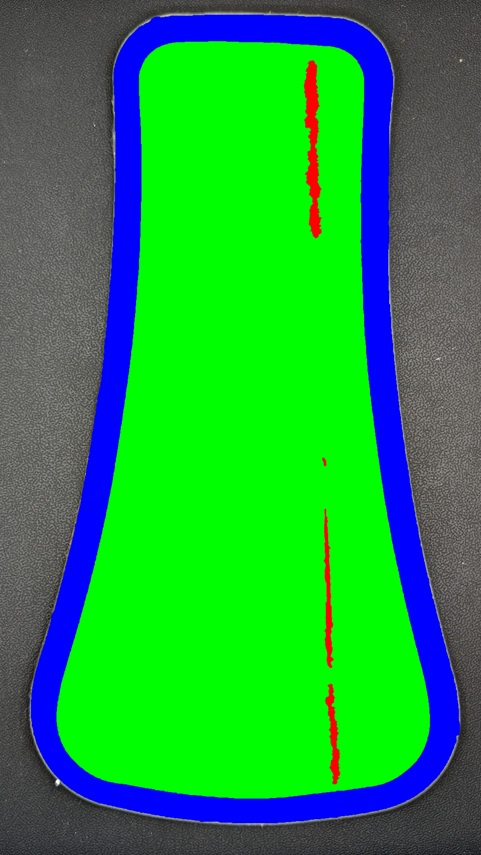
#> input picture test/hh0.jpg, 481 x 855 px, found by its file name
$ python random_forest.py   (older library calls are emulated)
#> lines starting #> are read from the running program, lines starting #| are printed output that depends on the picture; after the words box and inside, x2 and y2 are one past the last pixel; in counts of white or black regions, pixels touching at a corner belong together

import numpy as np
import cv2
import pandas as pd
from skimage.filters import roberts, sobel, scharr, prewitt
from sklearn.model_selection import train_test_split
from sklearn.preprocessing import LabelEncoder
from sklearn.ensemble import RandomForestClassifier


#import the training mask
#training mask should be labled using colours
#black = background , red = feature 0, green = feature 1, blue = feature 2
labeled_img = cv2.imread('test/Train_lables/hh0.jpg', cv2.IMREAD_COLOR)
#> labeled_img is the input picture: shape (855, 481, 3); mean B, G, R 66.1, 155.7, 34.6

#import the training image as colored image
imgColor= cv2.imread('test/Train_images/h1.jpg')
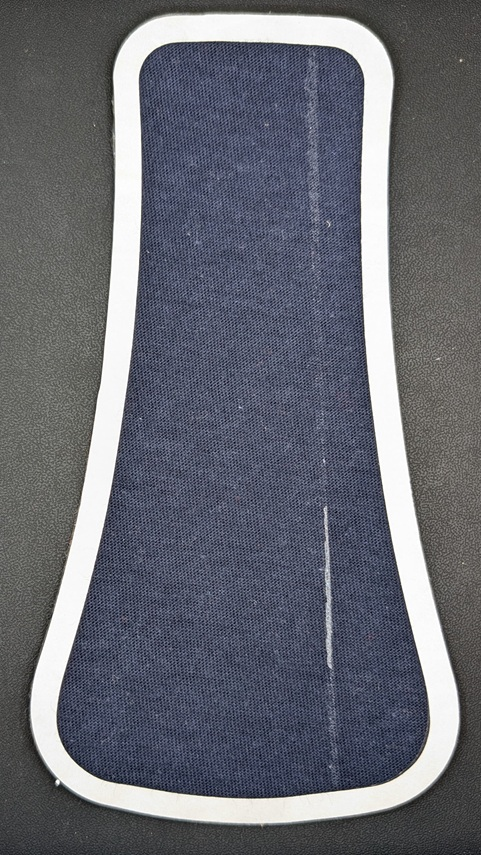
#> input picture test/Test_images/h1.jpg, 481 x 855 px, found by its file name
#> imgColor is the input picture: shape (855, 481, 3); mean B, G, R 113.4, 104.7, 102.4
#convert training image to grayscale
img = cv2.cvtColor(imgColor, cv2.COLOR_BGR2GRAY)
#show training image
cv2.imshow("original image", img)
#applying gaussian blur to reduce the details on fabric. Optional. May be removed when using multiple images to train
img = cv2.GaussianBlur(img, (9, 9), 0)
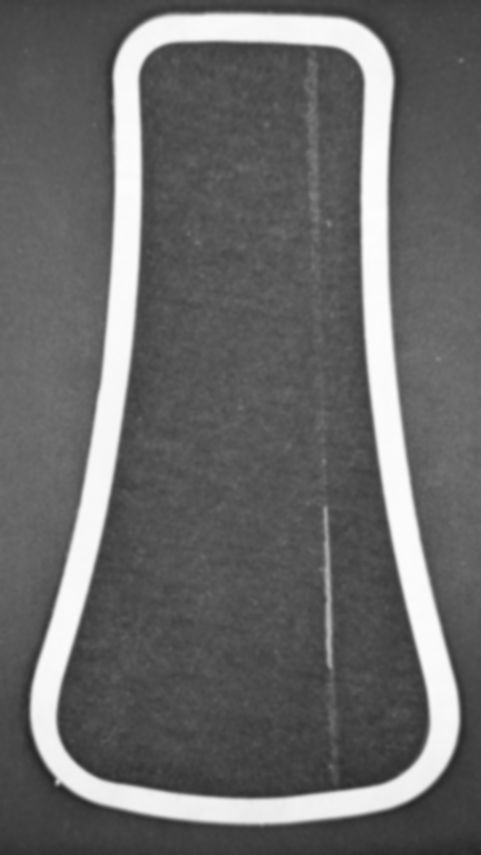
#> img: shape (855, 481); min 37, max 253, mean 105.1
#reshape  the training image to a column
img2 = img.reshape(-1)
#create a dataframe to store pixel data
df = pd.DataFrame()
#append the pixel data from the training image under the label Original Image
df['Original Image'] = img2
#print(df)


#Generating multiple gabor features
num = 1
kernels = []

#number of thetas
for theta in range(18,24):
    #calculating theta for each iteration. max 2pi
    theta = theta / 16. * np.pi
    #sigma values list
    for sigma in (1, 3, 5, 7, 9):
        #range of wavelengths. 0 to pi with increments of pi/4
        for lamda in np.arange(0, np.pi, np.pi / 4):
            #gamma values list
            for gamma in (0.05, 0.1, 0.5):
                #label for the gabor kernel
                gabor_label = 'Gabor' + str(num)
                #print(gabor_label)
                #kernal size
                ksize=30
                #generating gabor kernal with the specific values
                kernel = cv2.getGaborKernel((ksize, ksize), sigma, theta, lamda, gamma, 0, ktype=cv2.CV_32F)
                #append the new kernal to the kernals
                kernels.append(kernel)
                #apply the gabor kernal to the training image. fmg = filtered 2D image
                fimg = cv2.filter2D(img, cv2.CV_8UC3, kernel)
                #reshape the 2d filtered image to a column
                filtered_img = fimg.reshape(-1)
                #append the filtered image pixels to the data frame under the gabor kernal name
                df[gabor_label] = filtered_img
                #print parameters used in the gabor kernal
                print(gabor_label, ': theta=', theta, ': sigma=', sigma, ': lamda=', lamda, ': gamma=', gamma)
                num += 1
#> after the loop, kernels = 360 items; num = 361

#generate other filters for better feature extraction

print(df)
#apply canny
edges = cv2.Canny(img, 100,200)
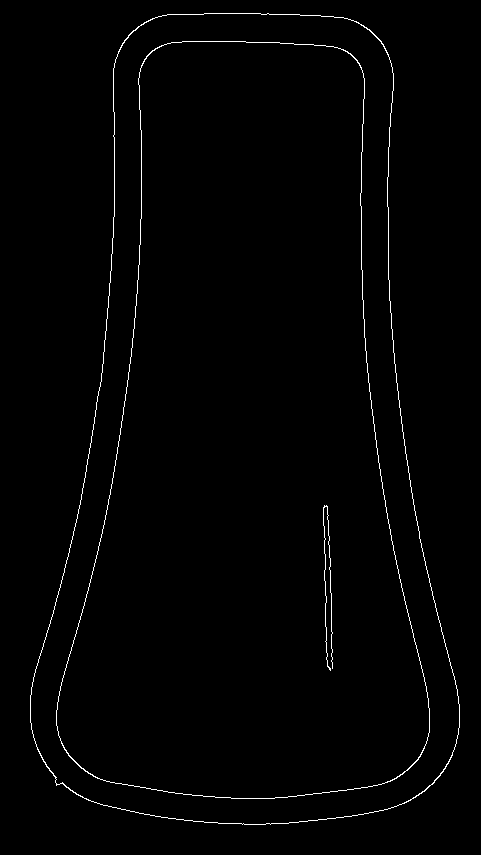
#> edges: shape (855, 481); 1.1% white in thin lines or dots, all inside (x1, y1, x2, y2) = (30, 13, 460, 825)
#reshape
edges1 = edges.reshape(-1)
#add to the dataframe
df['Canny Edge'] = edges1


#apply roberts edge
edge_roberts = roberts(img)
edge_roberts1 = edge_roberts.reshape(-1)
df['Roberts'] = edge_roberts1

#apply sobel
edge_sobel = sobel(img)
edge_sobel1 = edge_sobel.reshape(-1)
df['Sobel'] = edge_sobel1

#apply scharr
edge_scharr = scharr(img)
edge_scharr1 = edge_scharr.reshape(-1)
df['Scharr'] = edge_scharr1

#apply prewitt
edge_prewitt = prewitt(img)
edge_prewitt1 = edge_prewitt.reshape(-1)
df['Prewitt'] = edge_prewitt1

#apply gaussian with sigma=3
from scipy import ndimage as nd
gaussian_img = nd.gaussian_filter(img, sigma=3)
gaussian_img1 = gaussian_img.reshape(-1)
df['Gaussian s3'] = gaussian_img1

#apply gaussian with sigma=7
gaussian_img2 = nd.gaussian_filter(img, sigma=7)
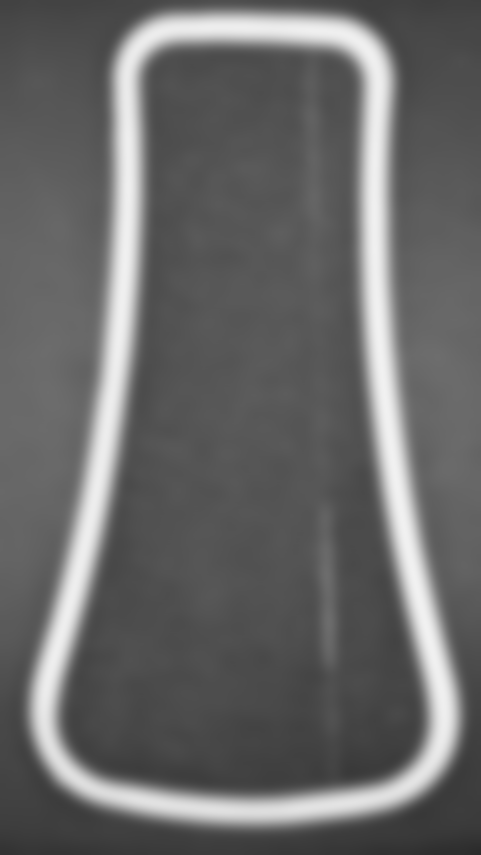
#> gaussian_img2: shape (855, 481); min 43, max 241, mean 104.1
gaussian_img3 = gaussian_img2.reshape(-1)
df['Gaussian s7'] = gaussian_img3

#apply median with sigma=3
median_img = nd.median_filter(img, size=3)
median_img1 = median_img.reshape(-1)
df['Median s3'] = median_img1


# [12 lines of commented-out code are left out]
cv2.imshow("labeled_img", labeled_img)


#create an empty numpy array for the output image with the same dimensions as the input
output_image = np.zeros((labeled_img.shape[0], labeled_img.shape[1]), dtype=np.uint8)

#extract the colour channels of the labeled image
blue_channel = labeled_img[:, :, 0]
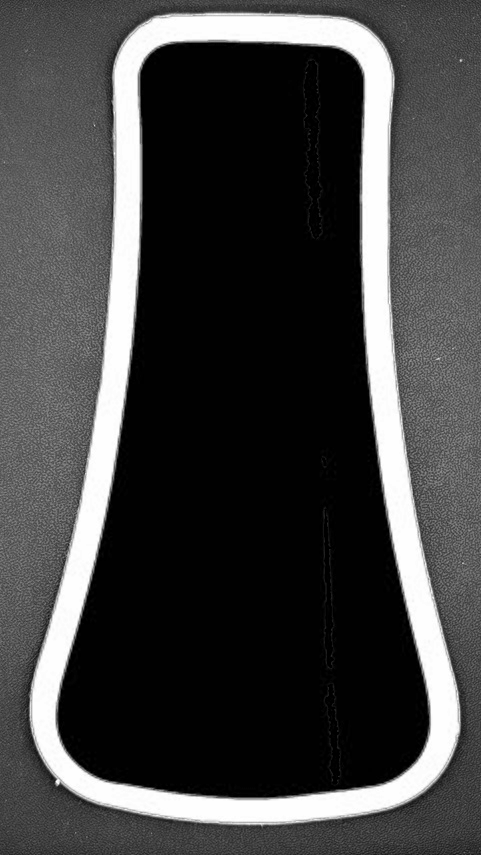
#> blue_channel: shape (855, 481); min 0, max 255, mean 66.1
green_channel = labeled_img[:, :, 1]
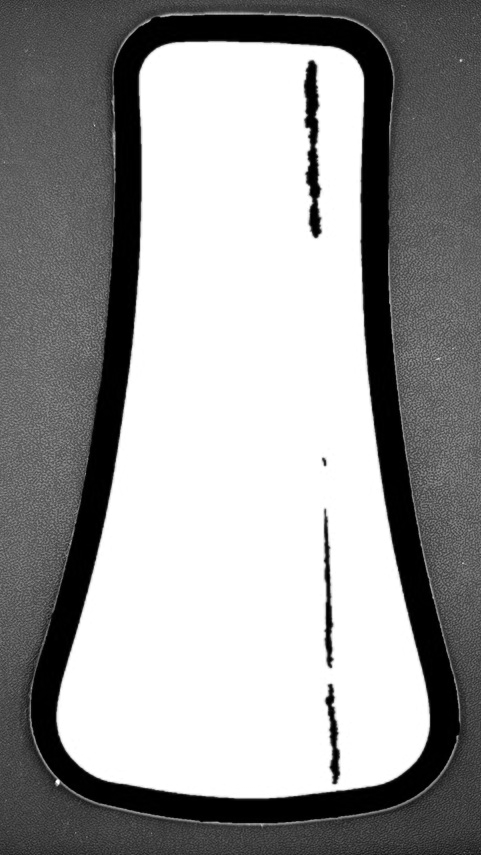
#> green_channel: shape (855, 481); min 0, max 255, mean 155.7
red_channel = labeled_img[:, :, 2]
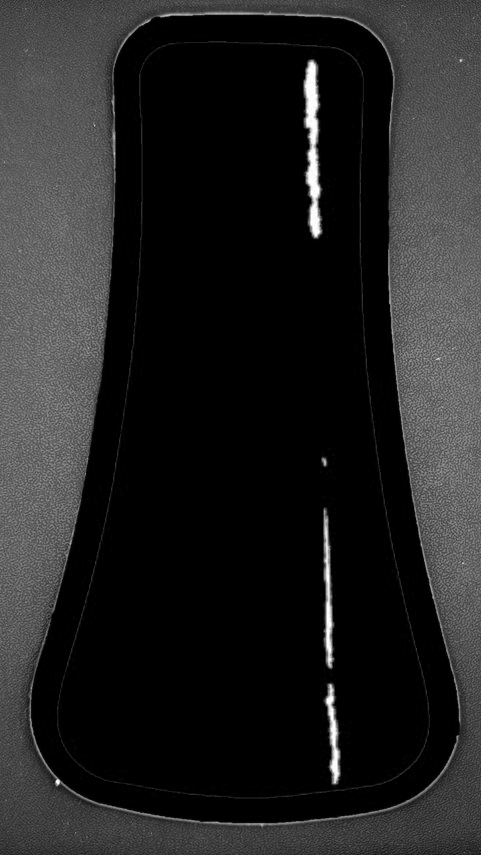
#> red_channel: shape (855, 481); min 0, max 255, mean 34.6

#identify segments using the colour and assign gray scale pixel values
output_image[(red_channel > 0) & (blue_channel == 0) & (green_channel == 0)] = 1
output_image[(green_channel > 0) & (blue_channel == 0) & (red_channel == 0)] = 2
output_image[(blue_channel > 0) & (green_channel == 0) & (red_channel == 0)] = 3

#reshape the new labled image after remapping grayscale values
labeled_img1 = output_image.reshape(-1)
#append the labled image to the dataframe
df['Labels'] = labeled_img1
#print(df)

#define an image to test in the prediction stage later by dropping the labels
original_img_data = df.drop(labels = ["Labels"], axis=1)
#> original_img_data = table of 411255 rows and 369 columns
#print(original_img_data)
#df.to_csv("Gabor.csv")

#drop the labels with value 0 as they are not important for training the model
df = df[df.Labels != 0]
#> df = table of 30934 rows and 370 columns
#print(df)

#define the dependent variable that needs to be predicted
Y = df["Labels"].values

#encode Y values to 0, 1, 2, 3, ....
Y = LabelEncoder().fit_transform(Y)

#print(Y)

#define the independent variables
X = df.drop(labels = ["Labels"], axis=1)
#> X = table of 30934 rows and 369 columns
#print(X)

#split pixels into train and test
X_train, X_test, y_train, y_test = train_test_split(X, Y, test_size=0.2, random_state=20)
#> X_train = table of 24747 rows and 369 columns; X_test = table of 6187 rows and 369 columns; y_test = 6187 values, max 2 at index 1, min 0 at index 126, mean 1.81

#load the random forest classifier
#instantiate model with n number of decision trees
model = RandomForestClassifier(n_estimators = 20, random_state = 42)

#train the model on training data
model.fit(X_train, y_train)

#print the importance of each generated features
feature_list = list(X.columns)
#> feature_list = 369 items, first 6: 'Original Image', 'Gabor1', 'Gabor2', 'Gabor3', 'Gabor4', 'Gabor5'
feature_imp = pd.Series(model.feature_importances_,index=feature_list).sort_values(ascending=False)
print(feature_imp)

prediction_RF = model.predict(X_test)
#> prediction_RF = 6187 values, max 2 at index 1, min 0 at index 126, mean 1.82
from sklearn import metrics
#Print the prediction accuracy
#Check accuracy on test dataset. If this is too low compared to train it indicates overfitting on training data.
print ("Accuracy using Random Forest= ", metrics.accuracy_score(y_test, prediction_RF)*100,"%")

from yellowbrick.classifier import ROCAUC

print("Classes in the image are: ", np.unique(Y))

#ROC curve for RF
#> (the run stopped early here; a loop or call above may not have finished)
